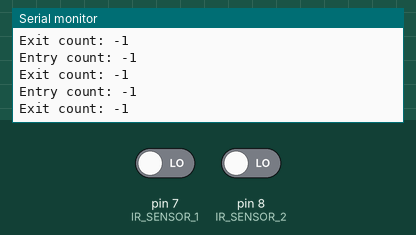
Recording of a sketch running on a simulated Arduino Uno, built with avr-gcc and run on an emulated ATmega328P. Parts: the last lines printed to the serial monitor. Inputs (shaded band) come from the test bench; at power-on: pin 7 (IR_SENSOR_1) LOW, pin 8 (IR_SENSOR_2) LOW.

Above: at 1.8 s.
1.9 s: pin 7 (IR_SENSOR_1) driven HIGH and pin 8 (IR_SENSOR_2) driven HIGH
At 3.2 s:
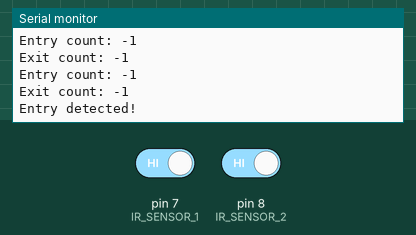
4.9 s: pin 7 (IR_SENSOR_1) driven LOW
6.4 s: pin 7 (IR_SENSOR_1) driven HIGH
7.9 s: pin 8 (IR_SENSOR_2) driven LOW
At 9.3 s:
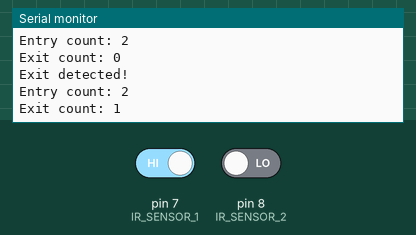
9.4 s: pin 8 (IR_SENSOR_2) driven HIGH
At 11.12 s:
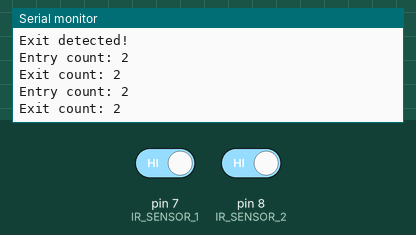
Timing chart, 0 to 11.9 s (numbered marks = the images above; inputs shaded):
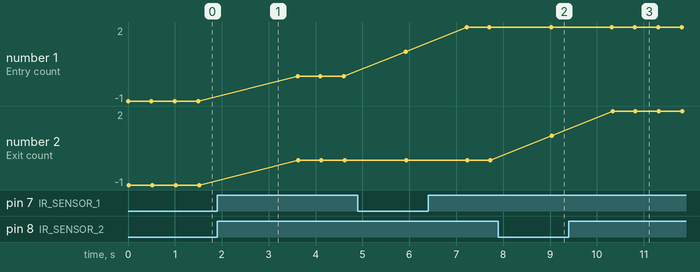

The sketch:

TRAIL_2.ino
```cpp
// Define the pins used for the IR sensors
const int IR_SENSOR_1 = 7;
const int IR_SENSOR_2 = 8;

// Define the variables to store the current and previous states of the IR sensors
int irSensor1State = LOW;
int irSensor2State = LOW;
int previousIrSensor1State = LOW;
int previousIrSensor2State = LOW;

// Define the variables to store the entry and exit counts
int entryCount = -1;
int exitCount = -1;

void setup() {
  // Set the IR sensor pins as inputs
  pinMode(IR_SENSOR_1, INPUT);
  pinMode(IR_SENSOR_2, INPUT);

  // Start serial communication for debugging
  Serial.begin(9600);
}

void loop() {
  // Read the current states of the IR sensors
  irSensor1State = digitalRead(IR_SENSOR_1);
  irSensor2State = digitalRead(IR_SENSOR_2);

  // Check if the IR sensor states have changed since the last loop
  if (irSensor1State != previousIrSensor1State) {
    // If the state of IR sensor 1 has changed, check if it's now HIGH (i.e. detecting someone)
       delay(800);
      if (irSensor2State == HIGH) {
        // If IR sensor 1 is now HIGH and IR sensor 2 is LOW, increment the entry count
        entryCount++;
        Serial.println("Entry detected!");
      }
    }

  if (irSensor2State != previousIrSensor2State) {
    // If the state of IR sensor 2 has changed, check if it's now HIGH (i.e. detecting someone)
        delay(800);
      if (irSensor1State == HIGH) {
        // If IR sensor 2 is now HIGH and IR sensor 1 is LOW, increment the exit count
        exitCount++;
        Serial.println("Exit detected!");
      }
    }

  // Store the current states of the IR sensors for comparison in the next loop
  previousIrSensor1State = irSensor1State;
  previousIrSensor2State = irSensor2State;

  // Print the current entry and exit counts for debugging
  Serial.print("Entry count: ");
  Serial.println(entryCount);
  Serial.print("Exit count: ");
  Serial.println(exitCount);

  // Delay for a short amount of time to prevent false readings due to rapid changes in sensor states
  delay(500);
}
```

Measured:
- after the input at 1.9 s, the serial monitor: prints a new line after 0.90 s (image 1)
- after the input at 7.9 s, the serial monitor: prints a new line after 1.1 s (image 2)
- after the input at 9.4 s, the serial monitor: prints a new line after 0.94 s (image 3)
- plotted number 1: -1 → 0 after the input at 1.9 s, 0 → 1 after the input at 4.9 s, 1 → 2 after the input at 6.4 s
- plotted number 2: -1 → 0 after the input at 1.9 s
